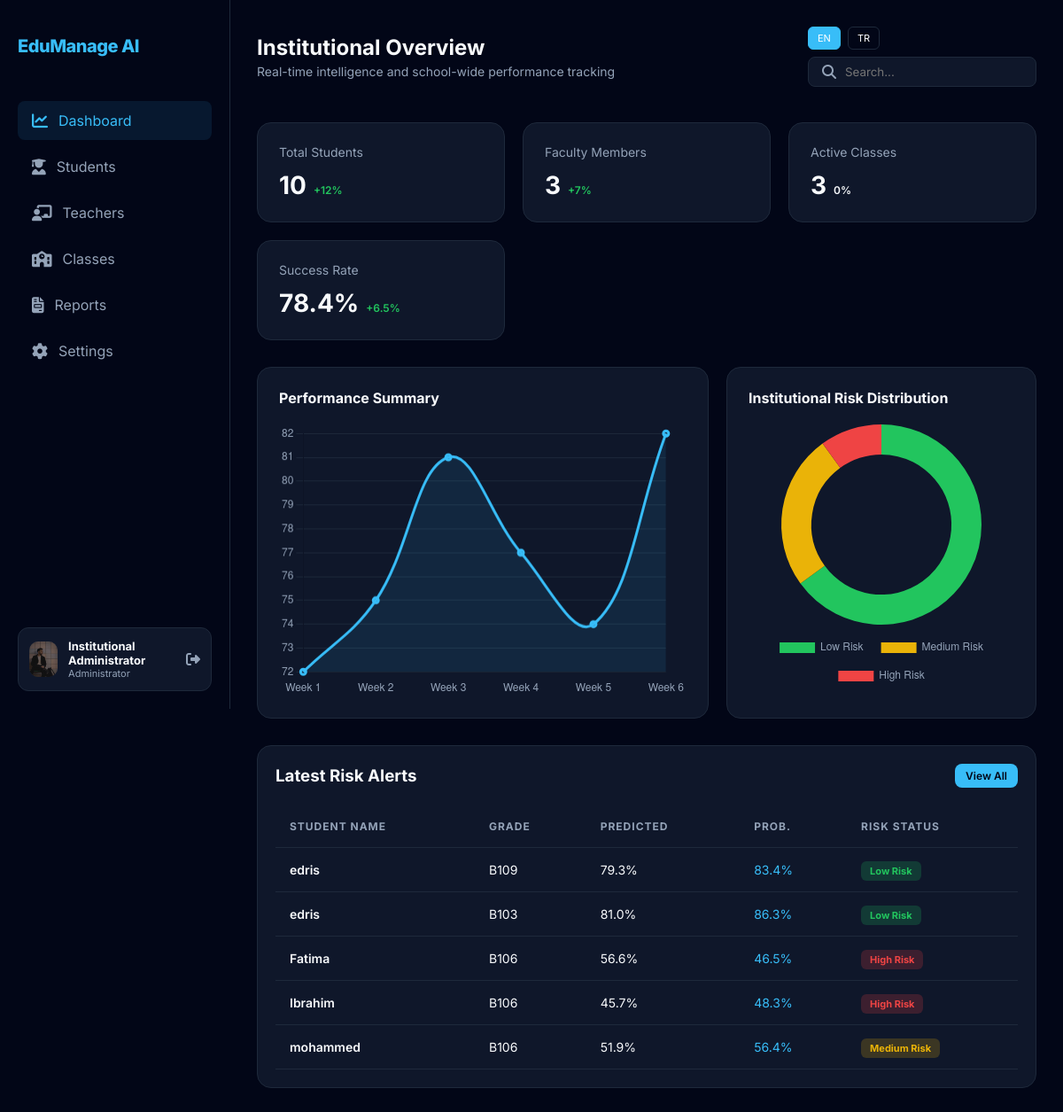
The page /dashboard (signed in) on the database its author committed.
### tables this page shows
CREATE TABLE Users (
        id INTEGER PRIMARY KEY AUTOINCREMENT,
        full_name TEXT NOT NULL,
        email TEXT UNIQUE NOT NULL,
        password TEXT NOT NULL,
        role TEXT CHECK(role IN ('admin', 'teacher', 'student')) NOT NULL,
        status TEXT DEFAULT 'Active',
        created_at TIMESTAMP DEFAULT CURRENT_TIMESTAMP
    , phone_number TEXT, address TEXT, profile_image TEXT);

CREATE TABLE Predictions (
        id INTEGER PRIMARY KEY AUTOINCREMENT,
        student_id INTEGER NOT NULL,
        predicted_score REAL,
        success_probability REAL,
        risk_level TEXT,
        recommendation TEXT,
        created_at TIMESTAMP DEFAULT CURRENT_TIMESTAMP,
        updated_at TIMESTAMP DEFAULT CURRENT_TIMESTAMP, class_id INTEGER,
        FOREIGN KEY (student_id) REFERENCES Students(id) ON DELETE CASCADE
    );

CREATE TABLE Classes (
        id INTEGER PRIMARY KEY AUTOINCREMENT,
        class_name TEXT UNIQUE NOT NULL,
        teacher_id INTEGER,
        FOREIGN KEY (teacher_id) REFERENCES Teachers(id) ON DELETE SET NULL
    );

### app.py (the view, shortened to what this page needs)
@app.route('/dashboard')
def dashboard():
    if 'user_id' not in session: return redirect(url_for('login'))
    role = session['role']
    conn = get_db_connection()
    if role == 'admin':
        stats = {'students': conn.execute('SELECT COUNT(*) FROM Students').fetchone()[0], 'teachers': conn.execute('SELECT COUNT(*) FROM Teachers').fetchone()[0], 'classes': conn.execute('SELECT COUNT(*) FROM Classes').fetchone()[0]}
        alerts = conn.execute('''SELECT u.full_name, c.class_name, ROUND(p.predicted_score, 1) as predicted_score, ROUND(p.success_probability, 1) as success_probability, p.risk_level FROM Predictions p JOIN Students s ON p.student_id = s.id JOIN Users u ON s.user_id = u.id JOIN Classes c ON p.class_id = c.id ORDER BY p.updated_at DESC LIMIT 5''').fetchall()
        conn.close()
        return render_template('admin_dashboard.html', active_page='dashboard', stats=stats, alerts=alerts)
    return redirect(url_for('login'))

### app.py (called while the page is built)
@app.context_processor
def inject_translations():
    lang = session.get('lang', 'en')
    def translate(key):
        return TRANSLATIONS.get(lang, TRANSLATIONS['en']).get(key, key)
    return dict(_=translate, current_lang=lang)

@app.before_request
def log_request():
    if not request.path.startswith('/static'):
        print(f"DEBUG: Request to {request.path} [Role: {session.get('role', 'Guest')}]")

def get_db_connection():
    conn = sqlite3.connect(DB_PATH)
    conn.row_factory = sqlite3.Row
    return conn

@app.context_processor
def inject_user():
    if 'user_id' in session:
        try:
            conn = get_db_connection()
            user = conn.execute('SELECT profile_image, full_name FROM Users WHERE id = ?', (session['user_id'],)).fetchone()
            conn.close()
            if user:
                return {'current_user': user}
            else:
                session.clear()
        except: pass
    return {'current_user': {'profile_image': None, 'full_name': 'Guest User'}}

### templates/admin_dashboard.html (shortened to what this page needs)
{% extends "base.html" %}
{% block page_title %}Institutional Overview{% endblock %}
{% block page_subtitle %}Real-time intelligence and school-wide performance tracking{% endblock %}
{% block content %}
<div class="stats-grid">
    <div class="card">
        <div class="card-title">{{ _('total_students') }}</div>
        <div class="card-value">{{ stats.students }} <span class="card-trend trend-up">+12%</span></div>
    </div>
    <div class="card">
        <div class="card-title">{{ _('faculty_members') }}</div>
        <div class="card-value">{{ stats.teachers }} <span class="card-trend trend-up">+7%</span></div>
    </div>
    <div class="card">
        <div class="card-title">{{ _('active_classes') }}</div>
        <div class="card-value">{{ stats.classes }} <span class="card-trend">0%</span></div>
    </div>
    <div class="card">
        <div class="card-title">{{ _('success_rate') }}</div>
        <div class="card-value">78.4% <span class="card-trend trend-up">+6.5%</span></div>
    </div>
</div>
<div class="charts-grid">
    <div class="card">
        <div style="font-weight: 700; margin-bottom: 20px;">{{ _('performance_summary') }}</div>
        <canvas id="performanceChart" height="200"></canvas>
    </div>
    <div class="card">
        <div style="font-weight: 700; margin-bottom: 20px;">{{ _('institutional_risk') }}</div>
        <canvas id="riskDonut" height="200"></canvas>
    </div>
</div>
<div class="table-container">
    <div style="display: flex; justify-content: space-between; align-items: center; margin-bottom: 20px;">
        <h3 style="font-weight: 700;">{{ _('latest_alerts') }}</h3>
        <button class="btn-primary" style="font-size: 12px; padding: 6px 12px;">{{ _('view_all') }}</button>
    </div>
    <table>
        <thead>
            <tr>
                <th>{{ _('student_name') }}</th>
                <th>{{ _('grade') }}</th>
                <th>{{ _('predicted') }}</th>
                <th>{{ _('prob') }}</th>
                <th>{{ _('risk_status') }}</th>
            </tr>
        </thead>
        <tbody>
            {% for alert in alerts %}
            <tr>
                <td style="font-weight: 600;">{{ alert.full_name }}</td>
                <td>{{ alert.class_name }}</td>
                <td>{{ alert.predicted_score }}%</td>
                <td style="color: var(--accent);">{{ alert.success_probability }}%</td>
                <td>
                    <span class="badge {% if alert.risk_level == 'High Risk' %}badge-high{% elif alert.risk_level == 'Medium Risk' %}badge-medium{% else %}badge-low{% endif %}">
                        {{ _(alert.risk_level.lower().replace(' ', '_')) }}
                    </span>
                </td>
            </tr>
            {% endfor %}
        </tbody>
    </table>
</div>
{% endblock %}
{% block scripts %}
<script>
    // Performance Chart
    const ctx = document.getElementById('performanceChart').getContext('2d');
    new Chart(ctx, {
        type: 'line',
        data: {
            labels: ['Week 1', 'Week 2', 'Week 3', 'Week 4', 'Week 5', 'Week 6'],
            datasets: [{
                label: 'Overall Grade Avg',
                data: [72, 75, 81, 77, 74, 82],
                borderColor: '#38BDF8',
                backgroundColor: 'rgba(56, 189, 248, 0.1)',
                borderWidth: 3,
                fill: true,
                tension: 0.4
            }]
        },
        options: {
            plugins: { legend: { display: false } },
            scales: {
                y: { grid: { color: '#1E293B' }, ticks: { color: '#94A3B8' } },
                x: { grid: { display: false }, ticks: { color: '#94A3B8' } }
            }
        }
    });
    // Risk Donut
    const ctx2 = document.getElementById('riskDonut').getContext('2d');
    new Chart(ctx2, {
        type: 'doughnut',
        data: {
            labels: ['Low Risk', 'Medium Risk', 'High Risk'],
            datasets: [{
                data: [65, 25, 10],
                backgroundColor: ['#22C55E', '#EAB308', '#EF4444'],
                borderWidth: 0,
                hoverOffset: 10
            }]
        },
        options: {
            plugins: { legend: { position: 'bottom', labels: { color: '#94A3B8', padding: 20 } } },
            cutout: '70%'
        }
    });
</script>
{% endblock %}

### templates/base.html (shortened to what this page needs)
<!DOCTYPE html>
<html lang="en">
<head>
    <link rel="stylesheet" href="{{ url_for('static', filename='css/style.css') }}">
    <link rel="stylesheet" href="https://cdnjs.cloudflare.com/ajax/libs/font-awesome/6.4.0/css/all.min.css">
</head>
<body>
    <div class="app-container">
        <div class="sidebar">
            <div class="logo-section">
                <div class="logo-text">EduManage AI</div>
            </div>
            <nav class="nav-menu">
                {% if session['role'] == 'admin' %}
                <a href="/dashboard" class="nav-item {% if active_page == 'dashboard' %}active{% endif %}">
                    <i class="fas fa-chart-line"></i> {{ _('dashboard') }}
                </a>
                <a href="/admin/students" class="nav-item {% if active_page == 'students' %}active{% endif %}">
                    <i class="fas fa-user-graduate"></i> {{ _('students') }}
                </a>
                <a href="/admin/teachers" class="nav-item {% if active_page == 'teachers' %}active{% endif %}">
                    <i class="fas fa-chalkboard-teacher"></i> {{ _('teachers') }}
                </a>
                <a href="/admin/classes" class="nav-item {% if active_page == 'classes' %}active{% endif %}">
                    <i class="fas fa-school"></i> {{ _('classes') }}
                </a>
                <a href="/admin/reports" class="nav-item {% if active_page == 'reports' %}active{% endif %}">
                    <i class="fas fa-file-invoice"></i> {{ _('reports') }}
                </a>
                {% endif %}
                <a href="/settings" class="nav-item">
                    <i class="fas fa-cog"></i> {{ _('settings') }}
                </a>
            </nav>
            <div class="profile-card">
                <div class="avatar" style="overflow: hidden; display: flex; align-items: center; justify-content: center; background: var(--border);">
                    {% if current_user and current_user.profile_image %}
                        <img src="{{ current_user.profile_image }}" style="width: 100%; height: 100%; object-fit: cover;">
                    {% else %}
                        <i class="fas fa-user" style="color: var(--text-secondary); font-size: 14px;"></i>
                    {% endif %}
                </div>
                <div class="profile-info">
                    <div style="font-size: 13px; font-weight: 700;">{{ current_user.full_name if current_user else session.get('full_name', 'User') }}</div>
                    <div style="font-size: 11px; color: var(--text-secondary);">{{ _(session['role']) }}</div>
                </div>
                <a href="/logout" style="margin-left: auto; color: var(--text-secondary);"><i class="fas fa-sign-out-alt"></i></a>
            </div>
        </div>
        <main class="main-content">
            <header class="top-navbar">
                <div class="page-title">
                    <h1>{% block page_title %}{% endblock %}</h1>
                    <p>{% block page_subtitle %}{% endblock %}</p>
                </div>
                <div class="navbar-actions">
                    <div class="language-switcher" style="display: flex; gap: 8px; margin-right: 20px;">
                        <a href="/set_language/en" class="nav-item" style="padding: 5px 10px; border-radius: 6px; font-size: 11px; background: {% if current_lang == 'en' %}var(--accent){% else %}transparent{% endif %}; color: white; border: 1px solid {% if current_lang == 'en' %}var(--accent){% else %}var(--border){% endif %};">EN</a>
                        <a href="/set_language/tr" class="nav-item" style="padding: 5px 10px; border-radius: 6px; font-size: 11px; background: {% if current_lang == 'tr' %}var(--accent){% else %}transparent{% endif %}; color: white; border: 1px solid {% if current_lang == 'tr' %}var(--accent){% else %}var(--border){% endif %};">TR</a>
                    </div>
                    <div style="background: var(--card-bg); padding: 8px 15px; border-radius: 8px; border: 1px solid var(--border); display: flex; align-items: center;">
                        <i class="fas fa-search" style="color: var(--text-secondary); margin-right: 10px;"></i>
                        <input type="text" placeholder="{{ _('search') }}" style="background: transparent; border: none; color: white; outline: none; width: 200px;">
                    </div>
                </div>
            </header>
            {% block content %}{% endblock %}
        </main>
    </div>
    {% block scripts %}{% endblock %}
</body>
</html>

### static/css/style.css (style rules this page uses)
:root { --bg-dark: #020617; --card-bg: #0F172A; --sidebar-bg: #020617; --accent: #38BDF8; --accent-hover: #0EA5E9; --text-primary: #F8FAFC; --text-secondary: #94A3B8; --border: #1E293B; --danger: #EF4444; --success: #22C55E; --warning: #F59E0B; --info: #3B82F6; }
* { margin: 0; padding: 0; box-sizing: border-box; font-family: 'Inter', sans-serif; }
body { background-color: var(--bg-dark); color: var(--text-primary); overflow-x: hidden; }
.app-container { display: flex; min-height: 100vh; }
.sidebar { width: 260px; background-color: var(--sidebar-bg); border-right: 1px solid var(--border); display: flex; flex-direction: column; padding: 20px; position: fixed; height: 100vh; }
.logo-section { padding: 20px 0; margin-bottom: 30px; }
.logo-text { font-size: 20px; font-weight: 800; color: var(--accent); letter-spacing: -0.5px; }
.nav-menu { flex: 1; }
.nav-item { display: flex; align-items: center; padding: 12px 16px; color: var(--text-secondary); text-decoration: none; border-radius: 8px; margin-bottom: 8px; transition: all 0.3s ease; }
.nav-item i { margin-right: 12px; font-size: 18px; }
.nav-item:hover, .nav-item.active { background: rgba(56, 189, 248, 0.1); color: var(--accent); }
.profile-card { background: var(--card-bg); border-radius: 12px; padding: 12px; display: flex; align-items: center; border: 1px solid var(--border); }
.avatar { width: 40px; height: 40px; border-radius: 10px; background: var(--accent); margin-right: 12px; }
.main-content { flex: 1; margin-left: 260px; padding: 30px; }
.top-navbar { display: flex; justify-content: space-between; align-items: center; margin-bottom: 40px; }
.page-title h1 { font-size: 24px; font-weight: 700; margin-bottom: 4px; }
.page-title p { color: var(--text-secondary); font-size: 14px; }
.stats-grid { display: grid; grid-template-columns: repeat(auto-fit, minmax(240px, 1fr)); gap: 20px; margin-bottom: 30px; }
.card { background: var(--card-bg); border-radius: 16px; padding: 24px; border: 1px solid var(--border); transition: transform 0.3s ease; }
.card-title { color: var(--text-secondary); font-size: 14px; margin-bottom: 12px; }
.card-value { font-size: 28px; font-weight: 700; display: flex; align-items: baseline; }
.card-trend { font-size: 12px; font-weight: 600; margin-left: 8px; }
.trend-up { color: var(--success); }
.table-container { background: var(--card-bg); border-radius: 16px; padding: 20px; border: 1px solid var(--border); margin-top: 30px; }
table { width: 100%; border-collapse: collapse; }
th { text-align: left; color: var(--text-secondary); font-size: 12px; text-transform: uppercase; letter-spacing: 1px; padding: 16px; border-bottom: 1px solid var(--border); }
td { padding: 16px; font-size: 14px; border-bottom: 1px solid var(--border); }
.badge { padding: 4px 10px; border-radius: 6px; font-size: 11px; font-weight: 700; }
.badge-low { background: rgba(34, 197, 94, 0.2); color: var(--success); }
.badge-medium { background: rgba(234, 179, 8, 0.2); color: #EAB308; }
.badge-high { background: rgba(239, 68, 68, 0.2); color: var(--danger); }
.btn-primary { background: var(--accent); color: var(--bg-dark); border: none; padding: 10px 20px; border-radius: 8px; font-weight: 600; cursor: pointer; transition: all 0.3s ease; }
.charts-grid { display: grid; grid-template-columns: 2fr 1fr; gap: 20px; }

### rows shown on the page
Users: profile_image (picture), full_name "Institutional Administrator"
Predictions: full_name "edris", class_name "B109", predicted_score "79.3", success_probability "83.4"
Predictions: full_name "edris", class_name "B103", predicted_score "81.0", success_probability "86.3"
Predictions: full_name "Fatima", class_name "B106", predicted_score "56.6", success_probability "46.5"
Predictions: full_name "Ibrahim", class_name "B106", predicted_score "45.7", success_probability "48.3"
Predictions: full_name "mohammed", class_name "B106", predicted_score "51.9", success_probability "56.4"

### other values the page prints
{{ stats.students }} "10"
{{ stats.teachers }} "3"
{{ stats.classes }} "3"
